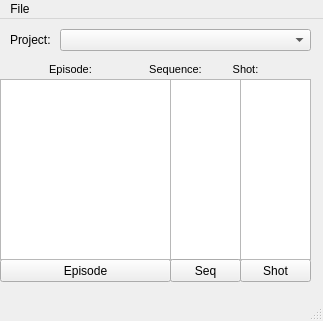
<?xml version="1.0" encoding="UTF-8"?>
<ui version="4.0">
 <class>MainWindow</class>
 <widget class="QMainWindow" name="MainWindow">
  <property name="geometry">
   <rect>
    <x>0</x>
    <y>0</y>
    <width>323</width>
    <height>321</height>
   </rect>
  </property>
  <property name="minimumSize">
   <size>
    <width>323</width>
    <height>304</height>
   </size>
  </property>
  <property name="maximumSize">
   <size>
    <width>323</width>
    <height>321</height>
   </size>
  </property>
  <property name="windowTitle">
   <string>Duckling VFX Project Creator</string>
  </property>
  <property name="windowIcon">
   <iconset>
    <normaloff>../../../globalTools/launchers/icons/png/dsProjectCreate.png</normaloff>../../../globalTools/launchers/icons/png/dsProjectCreate.png</iconset>
  </property>
  <widget class="QWidget" name="centralwidget">
   <widget class="QComboBox" name="CB_Projects">
    <property name="geometry">
     <rect>
      <x>60</x>
      <y>10</y>
      <width>251</width>
      <height>22</height>
     </rect>
    </property>
    <property name="toolTip">
     <string extracomment="Select Project"/>
    </property>
   </widget>
   <widget class="QLabel" name="label_Project">
    <property name="geometry">
     <rect>
      <x>10</x>
      <y>10</y>
      <width>51</width>
      <height>21</height>
     </rect>
    </property>
    <property name="text">
     <string>Project:</string>
    </property>
   </widget>
   <widget class="QLabel" name="label_Shot">
    <property name="geometry">
     <rect>
      <x>210</x>
      <y>40</y>
      <width>71</width>
      <height>21</height>
     </rect>
    </property>
    <property name="font">
     <font>
      <pointsize>8</pointsize>
     </font>
    </property>
    <property name="text">
     <string>Shot:</string>
    </property>
    <property name="alignment">
     <set>Qt::AlignCenter</set>
    </property>
   </widget>
   <widget class="QLabel" name="label_11">
    <property name="geometry">
     <rect>
      <x>0</x>
      <y>40</y>
      <width>141</width>
      <height>21</height>
     </rect>
    </property>
    <property name="font">
     <font>
      <pointsize>8</pointsize>
     </font>
    </property>
    <property name="text">
     <string>Episode:</string>
    </property>
    <property name="alignment">
     <set>Qt::AlignCenter</set>
    </property>
   </widget>
   <widget class="QListWidget" name="SeqListWidget">
    <property name="enabled">
     <bool>true</bool>
    </property>
    <property name="geometry">
     <rect>
      <x>170</x>
      <y>60</y>
      <width>71</width>
      <height>181</height>
     </rect>
    </property>
    <property name="autoFillBackground">
     <bool>true</bool>
    </property>
    <property name="verticalScrollBarPolicy">
     <enum>Qt::ScrollBarAlwaysOff</enum>
    </property>
    <property name="horizontalScrollBarPolicy">
     <enum>Qt::ScrollBarAlwaysOff</enum>
    </property>
   </widget>
   <widget class="QPushButton" name="B_Shot">
    <property name="geometry">
     <rect>
      <x>240</x>
      <y>240</y>
      <width>71</width>
      <height>23</height>
     </rect>
    </property>
    <property name="toolTip">
     <string extracomment="Please select a Sequence to create a shot."/>
    </property>
    <property name="text">
     <string>Shot</string>
    </property>
   </widget>
   <widget class="QPushButton" name="B_Episode">
    <property name="geometry">
     <rect>
      <x>0</x>
      <y>240</y>
      <width>171</width>
      <height>23</height>
     </rect>
    </property>
    <property name="toolTip">
     <string extracomment="Create a Episode. For the project your in."/>
    </property>
    <property name="statusTip">
     <string extracomment="Create a Episode. For the project your in."/>
    </property>
    <property name="text">
     <string>Episode</string>
    </property>
   </widget>
   <widget class="QListWidget" name="EpiListWidget">
    <property name="enabled">
     <bool>true</bool>
    </property>
    <property name="geometry">
     <rect>
      <x>0</x>
      <y>60</y>
      <width>171</width>
      <height>181</height>
     </rect>
    </property>
    <property name="autoFillBackground">
     <bool>true</bool>
    </property>
    <property name="verticalScrollBarPolicy">
     <enum>Qt::ScrollBarAlwaysOff</enum>
    </property>
    <property name="horizontalScrollBarPolicy">
     <enum>Qt::ScrollBarAlwaysOff</enum>
    </property>
   </widget>
   <widget class="QLabel" name="label_12">
    <property name="geometry">
     <rect>
      <x>140</x>
      <y>40</y>
      <width>71</width>
      <height>21</height>
     </rect>
    </property>
    <property name="font">
     <font>
      <pointsize>8</pointsize>
     </font>
    </property>
    <property name="text">
     <string>Sequence:</string>
    </property>
    <property name="alignment">
     <set>Qt::AlignCenter</set>
    </property>
   </widget>
   <widget class="QListWidget" name="ShotListWidget">
    <property name="enabled">
     <bool>true</bool>
    </property>
    <property name="geometry">
     <rect>
      <x>240</x>
      <y>60</y>
      <width>71</width>
      <height>181</height>
     </rect>
    </property>
    <property name="autoFillBackground">
     <bool>true</bool>
    </property>
    <property name="verticalScrollBarPolicy">
     <enum>Qt::ScrollBarAlwaysOff</enum>
    </property>
    <property name="horizontalScrollBarPolicy">
     <enum>Qt::ScrollBarAlwaysOff</enum>
    </property>
   </widget>
   <widget class="QPushButton" name="B_Sequence">
    <property name="geometry">
     <rect>
      <x>170</x>
      <y>240</y>
      <width>71</width>
      <height>23</height>
     </rect>
    </property>
    <property name="toolTip">
     <string extracomment="Please select a Episode to create a sequence."/>
    </property>
    <property name="text">
     <string>Seq</string>
    </property>
   </widget>
   <widget class="QFrame" name="popDownFrame">
    <property name="geometry">
     <rect>
      <x>0</x>
      <y>290</y>
      <width>241</width>
      <height>61</height>
     </rect>
    </property>
    <property name="minimumSize">
     <size>
      <width>241</width>
      <height>61</height>
     </size>
    </property>
    <property name="maximumSize">
     <size>
      <width>241</width>
      <height>61</height>
     </size>
    </property>
    <property name="autoFillBackground">
     <bool>true</bool>
    </property>
    <property name="frameShape">
     <enum>QFrame::Box</enum>
    </property>
    <property name="frameShadow">
     <enum>QFrame::Plain</enum>
    </property>
    <widget class="QLineEdit" name="LE_ProjectName">
     <property name="enabled">
      <bool>true</bool>
     </property>
     <property name="geometry">
      <rect>
       <x>10</x>
       <y>10</y>
       <width>221</width>
       <height>21</height>
      </rect>
     </property>
     <property name="toolTip">
      <string extracomment="Enter &quot;Shortaname&quot; here. This is only for reference."/>
     </property>
     <property name="statusTip">
      <string extracomment="Enter &quot;Shortaname&quot; here. This is only for reference."/>
     </property>
    </widget>
    <widget class="QPushButton" name="B_Cancel_2">
     <property name="geometry">
      <rect>
       <x>10</x>
       <y>30</y>
       <width>221</width>
       <height>23</height>
      </rect>
     </property>
     <property name="text">
      <string>Cancel</string>
     </property>
    </widget>
   </widget>
   <widget class="QFrame" name="popupFrame">
    <property name="geometry">
     <rect>
      <x>340</x>
      <y>10</y>
      <width>240</width>
      <height>280</height>
     </rect>
    </property>
    <property name="minimumSize">
     <size>
      <width>240</width>
      <height>280</height>
     </size>
    </property>
    <property name="maximumSize">
     <size>
      <width>240</width>
      <height>280</height>
     </size>
    </property>
    <property name="autoFillBackground">
     <bool>true</bool>
    </property>
    <property name="frameShape">
     <enum>QFrame::Box</enum>
    </property>
    <property name="frameShadow">
     <enum>QFrame::Plain</enum>
    </property>
    <widget class="QLabel" name="label_8">
     <property name="geometry">
      <rect>
       <x>40</x>
       <y>110</y>
       <width>50</width>
       <height>21</height>
      </rect>
     </property>
     <property name="text">
      <string>Amount:</string>
     </property>
    </widget>
    <widget class="QPushButton" name="B_Cancel">
     <property name="geometry">
      <rect>
       <x>30</x>
       <y>210</y>
       <width>181</width>
       <height>21</height>
      </rect>
     </property>
     <property name="text">
      <string>Cancel</string>
     </property>
    </widget>
    <widget class="QLabel" name="label_5">
     <property name="geometry">
      <rect>
       <x>40</x>
       <y>80</y>
       <width>50</width>
       <height>21</height>
      </rect>
     </property>
     <property name="text">
      <string>Start at:</string>
     </property>
    </widget>
    <widget class="QLabel" name="label_6">
     <property name="geometry">
      <rect>
       <x>40</x>
       <y>140</y>
       <width>50</width>
       <height>21</height>
      </rect>
     </property>
     <property name="text">
      <string>Step by:</string>
     </property>
    </widget>
    <widget class="QLabel" name="label_7">
     <property name="geometry">
      <rect>
       <x>140</x>
       <y>50</y>
       <width>71</width>
       <height>21</height>
      </rect>
     </property>
     <property name="text">
      <string>Preview:</string>
     </property>
     <property name="alignment">
      <set>Qt::AlignCenter</set>
     </property>
    </widget>
    <widget class="QListWidget" name="LW_Preview">
     <property name="geometry">
      <rect>
       <x>140</x>
       <y>70</y>
       <width>71</width>
       <height>101</height>
      </rect>
     </property>
     <property name="verticalScrollBarPolicy">
      <enum>Qt::ScrollBarAlwaysOn</enum>
     </property>
     <property name="horizontalScrollBarPolicy">
      <enum>Qt::ScrollBarAlwaysOff</enum>
     </property>
    </widget>
    <widget class="QPushButton" name="B_Enter">
     <property name="geometry">
      <rect>
       <x>30</x>
       <y>180</y>
       <width>181</width>
       <height>21</height>
      </rect>
     </property>
     <property name="text">
      <string>Enter</string>
     </property>
    </widget>
    <widget class="QSpinBox" name="SB_StepBy">
     <property name="geometry">
      <rect>
       <x>90</x>
       <y>140</y>
       <width>50</width>
       <height>21</height>
      </rect>
     </property>
     <property name="minimum">
      <number>1</number>
     </property>
     <property name="value">
      <number>10</number>
     </property>
    </widget>
    <widget class="QSpinBox" name="SB_StartAt">
     <property name="geometry">
      <rect>
       <x>90</x>
       <y>80</y>
       <width>50</width>
       <height>21</height>
      </rect>
     </property>
     <property name="minimum">
      <number>1</number>
     </property>
     <property name="maximum">
      <number>9999</number>
     </property>
     <property name="value">
      <number>10</number>
     </property>
    </widget>
    <widget class="QSpinBox" name="SB_Amount">
     <property name="geometry">
      <rect>
       <x>90</x>
       <y>110</y>
       <width>50</width>
       <height>21</height>
      </rect>
     </property>
     <property name="minimum">
      <number>1</number>
     </property>
     <property name="value">
      <number>1</number>
     </property>
    </widget>
    <widget class="QCheckBox" name="seqWF_CB">
     <property name="geometry">
      <rect>
       <x>120</x>
       <y>20</y>
       <width>71</width>
       <height>18</height>
      </rect>
     </property>
     <property name="text">
      <string>Seq WF</string>
     </property>
    </widget>
    <widget class="QCheckBox" name="shotWF_CB">
     <property name="geometry">
      <rect>
       <x>30</x>
       <y>20</y>
       <width>71</width>
       <height>18</height>
      </rect>
     </property>
     <property name="text">
      <string>Shot WF</string>
     </property>
     <property name="checked">
      <bool>true</bool>
     </property>
    </widget>
   </widget>
  </widget>
  <widget class="QMenuBar" name="menubar">
   <property name="geometry">
    <rect>
     <x>0</x>
     <y>0</y>
     <width>323</width>
     <height>18</height>
    </rect>
   </property>
   <widget class="QMenu" name="menuFile">
    <property name="title">
     <string>File</string>
    </property>
    <addaction name="action_NP"/>
   </widget>
   <addaction name="menuFile"/>
  </widget>
  <widget class="QStatusBar" name="statusbar"/>
  <action name="action_NP">
   <property name="text">
    <string>New Project</string>
   </property>
  </action>
 </widget>
 <resources/>
 <connections>
  <connection>
   <sender>shotWF_CB</sender>
   <signal>clicked(bool)</signal>
   <receiver>seqWF_CB</receiver>
   <slot>toggle()</slot>
   <hints>
    <hint type="sourcelabel">
     <x>404</x>
     <y>58</y>
    </hint>
    <hint type="destinationlabel">
     <x>472</x>
     <y>59</y>
    </hint>
   </hints>
  </connection>
  <connection>
   <sender>seqWF_CB</sender>
   <signal>clicked(bool)</signal>
   <receiver>shotWF_CB</receiver>
   <slot>toggle()</slot>
   <hints>
    <hint type="sourcelabel">
     <x>512</x>
     <y>55</y>
    </hint>
    <hint type="destinationlabel">
     <x>411</x>
     <y>57</y>
    </hint>
   </hints>
  </connection>
 </connections>
</ui>
